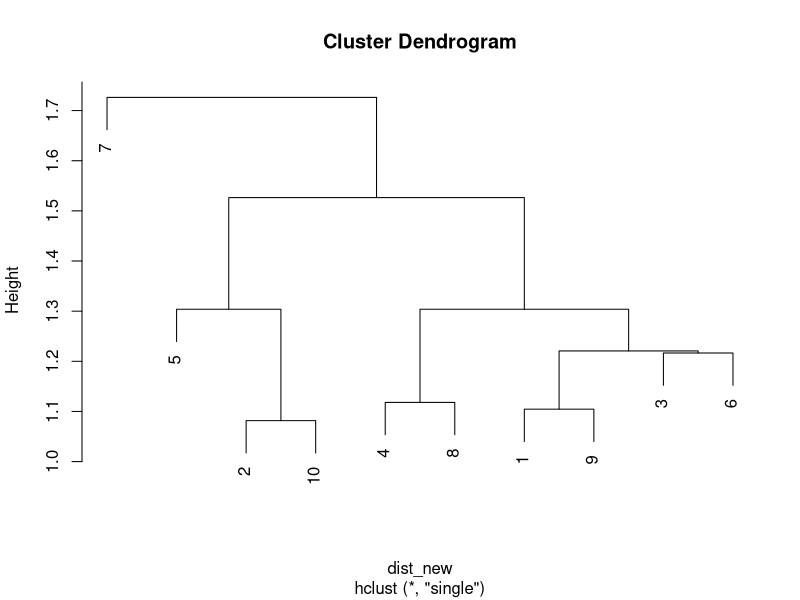

R code for this plot:
## ---- chunk 1
knitr::opts_chunk$set(echo = TRUE)
rm(list=ls())
library(dplyr)
library(tidyr)
## ---- chunk 2
# diketahui
df = data.frame(titik = paste0("p",1:10),
                x = c(4,2.1,3.4,2.7,0.8,4.6,4.3,2.2,4.1,1.5),
                y = c(5.2,3.9,3.1,2,4.1,2.9,1.2,1,4.1,3))
df %>% knitr::kable(caption = "Data SOAL")
## ---- chunk 3
df_iter_1 = 
  df %>% 
  rowwise() %>% 
  mutate(
    # jarak k centroid I
    sb_x = (x - 2)^2,
    sb_y = (y - 5)^2,
    jarak_centroid_1 = sqrt(sb_x + sb_y) %>% round(3)
  ) %>% 
  ungroup() %>% 
  rowwise() %>% 
  mutate(
    # jarak k centroid II
    sb_x = (x - 4)^2,
    sb_y = (y - 3)^2,
    jarak_centroid_2 = sqrt(sb_x + sb_y) %>% round(3)
  ) %>% 
  ungroup() %>% 
  select(-sb_x,-sb_y) %>% 
  mutate(membership = ifelse(jarak_centroid_1 < jarak_centroid_2,
                             1,2))
  
df_iter_1 %>% knitr::kable(caption = "Hasil Iterasi I")
## ---- chunk 4
# menghitung centroids baru
df_iter_1 %>% 
  group_by(membership) %>% 
  summarise(centroids_x = mean(x),
            centroids_y = mean(y)) %>% 
  ungroup() %>% 
  rename(cluster = membership) %>% 
  knitr::kable(caption = "Update Nilai Centroid dari Iterasi I")
## ---- chunk 5
df_iter_2 = 
  df %>% 
  rowwise() %>% 
  mutate(
    # jarak k centroid I
    sb_x = (x - 2.10)^2,
    sb_y = (y - 4.050000)^2,
    jarak_centroid_1 = sqrt(sb_x + sb_y) %>% round(3)
  ) %>% 
  ungroup() %>% 
  rowwise() %>% 
  mutate(
    # jarak k centroid II
    sb_x = (x - 3.55)^2,
    sb_y = (y - 2.383333)^2,
    jarak_centroid_2 = sqrt(sb_x + sb_y) %>% round(3)
  ) %>% 
  ungroup() %>% 
  select(-sb_x,-sb_y) %>% 
  mutate(membership = ifelse(jarak_centroid_1 < jarak_centroid_2,
                             1,2))
  
df_iter_2 %>% knitr::kable(caption = "Hasil Iterasi II")
## ---- chunk 6
# menghitung centroids baru
df_iter_2 %>% 
  group_by(membership) %>% 
  summarise(centroids_x = mean(x),
            centroids_y = mean(y)) %>% 
  ungroup() %>% 
  rename(cluster = membership) %>% 
  knitr::kable(caption = "Update Nilai Centroid dari Iterasi II")
## ---- chunk 7
SSE_final = 
  df_iter_2 %>% 
  rowwise() %>% 
  mutate(
    # jarak k centroid I
    sb_x = (x - 2.10)^2,
    sb_y = (y - 4.050000)^2,
    jarak_centroid_1 = sqrt(sb_x + sb_y) %>% round(3)
  ) %>% 
  ungroup() %>% 
  rowwise() %>% 
  mutate(
    # jarak k centroid II
    sb_x = (x - 3.55)^2,
    sb_y = (y - 2.383333)^2,
    jarak_centroid_2 = sqrt(sb_x + sb_y) %>% round(3)
  ) %>% 
  ungroup() %>% 
  select(-sb_x,-sb_y) %>% 
  mutate(jarak_thd_centroid = ifelse(membership == 1,
                                     jarak_centroid_1,
                                     jarak_centroid_2)) %>% 
  select(-jarak_centroid_1,-jarak_centroid_2)

SSE_final %>% knitr::kable()
## ---- chunk 8
# function
jarak_euclid = function(i,j){
  sb_x = (df$x[i] - df$x[j])^2
  sb_y = (df$y[i] - df$y[j])^2
  r = sqrt(sb_x + sb_y)
  return(r)
}

# membuat matriks jarak
matriks_jarak = matrix(0,nrow = 10,ncol = 10)
for(i in 1:10){
  for(j in 1:10){
    matriks_jarak[i,j] = jarak_euclid(i,j)
  }
}

# output hasil perhitungan
matriks_jarak %>% round(3)
## ---- chunk 9
dist_new = dist(df[,2:3])
cl = hclust(dist_new,method = "single")
plot(cl)
## ---- chunk 10
# definisi
titik = paste0("p",1:10)

# menentukan berapa banyak tetangga
tetangga_1 = sum(matriks_jarak[1,] < 2 & matriks_jarak[1,] > 0)
tetangga_2 = sum(matriks_jarak[2,] < 2 & matriks_jarak[2,] > 0)
tetangga_3 = sum(matriks_jarak[3,] < 2 & matriks_jarak[3,] > 0)
tetangga_4 = sum(matriks_jarak[4,] < 2 & matriks_jarak[4,] > 0)
tetangga_5 = sum(matriks_jarak[5,] < 2 & matriks_jarak[5,] > 0)
tetangga_6 = sum(matriks_jarak[6,] < 2 & matriks_jarak[6,] > 0)
tetangga_7 = sum(matriks_jarak[7,] < 2 & matriks_jarak[7,] > 0)
tetangga_8 = sum(matriks_jarak[8,] < 2 & matriks_jarak[8,] > 0)
tetangga_9 = sum(matriks_jarak[9,] < 2 & matriks_jarak[9,] > 0)
tetangga_10 = sum(matriks_jarak[10,] < 2 & matriks_jarak[10,] > 0)

# output semua tetangga
neig_1 = titik[matriks_jarak[1,] < 2 & matriks_jarak[1,] > 0] %>% paste(collapse = ",")
neig_2 = titik[matriks_jarak[2,] < 2 & matriks_jarak[2,] > 0] %>% paste(collapse = ",")
neig_3 = titik[matriks_jarak[3,] < 2 & matriks_jarak[3,] > 0] %>% paste(collapse = ",")
neig_4 = titik[matriks_jarak[4,] < 2 & matriks_jarak[4,] > 0] %>% paste(collapse = ",")
neig_5 = titik[matriks_jarak[5,] < 2 & matriks_jarak[5,] > 0] %>% paste(collapse = ",")
neig_6 = titik[matriks_jarak[6,] < 2 & matriks_jarak[6,] > 0] %>% paste(collapse = ",")
neig_7 = titik[matriks_jarak[7,] < 2 & matriks_jarak[7,] > 0] %>% paste(collapse = ",")
neig_8 = titik[matriks_jarak[8,] < 2 & matriks_jarak[8,] > 0] %>% paste(collapse = ",")
neig_9 = titik[matriks_jarak[9,] < 2 & matriks_jarak[9,] > 0] %>% paste(collapse = ",")
neig_10 = titik[matriks_jarak[10,] < 2 & matriks_jarak[10,] > 0] %>% paste(collapse = ",")

dbscan = data.frame(
  titik,
  n_titik_tetangga = c(tetangga_1,tetangga_2,tetangga_3,tetangga_4,tetangga_5,
                       tetangga_6,tetangga_7,tetangga_8,tetangga_9,tetangga_10),
  tetangga = c(neig_1,neig_2,neig_3,neig_4,neig_5,neig_6,neig_7,neig_8,neig_9,neig_10)
)

dbscan %>% knitr::kable()
